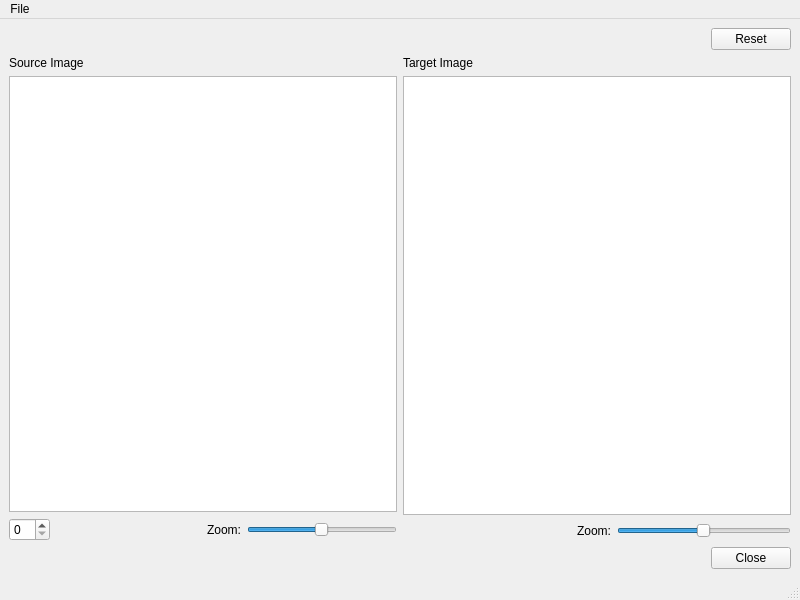
<?xml version="1.0" encoding="UTF-8"?>
<ui version="4.0">
 <class>MainWindow</class>
 <widget class="QMainWindow" name="MainWindow">
  <property name="geometry">
   <rect>
    <x>0</x>
    <y>0</y>
    <width>800</width>
    <height>600</height>
   </rect>
  </property>
  <property name="windowTitle">
   <string>Borack Vision</string>
  </property>
  <widget class="QWidget" name="centralwidget">
   <layout class="QVBoxLayout" name="verticalLayout_7">
    <item>
     <layout class="QHBoxLayout" name="horizontalLayout_5">
      <item>
       <spacer name="horizontalSpacer">
        <property name="orientation">
         <enum>Qt::Horizontal</enum>
        </property>
        <property name="sizeHint" stdset="0">
         <size>
          <width>40</width>
          <height>20</height>
         </size>
        </property>
       </spacer>
      </item>
      <item>
       <widget class="QPushButton" name="pushButton">
        <property name="text">
         <string>Reset</string>
        </property>
       </widget>
      </item>
     </layout>
    </item>
    <item>
     <layout class="QHBoxLayout" name="horizontalLayout_2">
      <item>
       <layout class="QVBoxLayout" name="verticalLayout_5">
        <item>
         <widget class="QLabel" name="label_3">
          <property name="text">
           <string>Source Image</string>
          </property>
         </widget>
        </item>
        <item>
         <widget class="CustomView" name="sourceView"/>
        </item>
        <item>
         <layout class="QHBoxLayout" name="horizontalLayout">
          <item>
           <widget class="QSpinBox" name="spinBox"/>
          </item>
          <item>
           <spacer name="horizontalSpacer_2">
            <property name="orientation">
             <enum>Qt::Horizontal</enum>
            </property>
            <property name="sizeHint" stdset="0">
             <size>
              <width>40</width>
              <height>20</height>
             </size>
            </property>
           </spacer>
          </item>
          <item>
           <widget class="QLabel" name="label">
            <property name="text">
             <string>Zoom:</string>
            </property>
           </widget>
          </item>
          <item>
           <widget class="QSlider" name="sourceZoom">
            <property name="minimum">
             <number>1</number>
            </property>
            <property name="maximum">
             <number>200</number>
            </property>
            <property name="singleStep">
             <number>1</number>
            </property>
            <property name="value">
             <number>100</number>
            </property>
            <property name="orientation">
             <enum>Qt::Horizontal</enum>
            </property>
            <property name="invertedAppearance">
             <bool>false</bool>
            </property>
            <property name="invertedControls">
             <bool>false</bool>
            </property>
           </widget>
          </item>
         </layout>
        </item>
       </layout>
      </item>
      <item>
       <layout class="QVBoxLayout" name="verticalLayout_6">
        <item>
         <widget class="QLabel" name="label_4">
          <property name="sizePolicy">
           <sizepolicy hsizetype="Preferred" vsizetype="Preferred">
            <horstretch>0</horstretch>
            <verstretch>0</verstretch>
           </sizepolicy>
          </property>
          <property name="text">
           <string>Target Image</string>
          </property>
         </widget>
        </item>
        <item>
         <widget class="CustomView" name="targetView"/>
        </item>
        <item>
         <layout class="QHBoxLayout" name="horizontalLayout_3">
          <item>
           <spacer name="horizontalSpacer_3">
            <property name="orientation">
             <enum>Qt::Horizontal</enum>
            </property>
            <property name="sizeHint" stdset="0">
             <size>
              <width>40</width>
              <height>20</height>
             </size>
            </property>
           </spacer>
          </item>
          <item>
           <widget class="QLabel" name="label_2">
            <property name="text">
             <string>Zoom:</string>
            </property>
           </widget>
          </item>
          <item>
           <widget class="QSlider" name="targetZoom">
            <property name="minimum">
             <number>1</number>
            </property>
            <property name="maximum">
             <number>200</number>
            </property>
            <property name="value">
             <number>100</number>
            </property>
            <property name="orientation">
             <enum>Qt::Horizontal</enum>
            </property>
           </widget>
          </item>
         </layout>
        </item>
       </layout>
      </item>
     </layout>
    </item>
    <item>
     <widget class="QDialogButtonBox" name="buttonBox">
      <property name="standardButtons">
       <set>QDialogButtonBox::Close</set>
      </property>
      <property name="centerButtons">
       <bool>false</bool>
      </property>
     </widget>
    </item>
   </layout>
  </widget>
  <widget class="QMenuBar" name="menubar">
   <property name="geometry">
    <rect>
     <x>0</x>
     <y>0</y>
     <width>800</width>
     <height>22</height>
    </rect>
   </property>
   <widget class="QMenu" name="menuFile">
    <property name="title">
     <string>File</string>
    </property>
    <addaction name="actionOpen_source"/>
    <addaction name="actionOpen_target"/>
   </widget>
   <addaction name="menuFile"/>
  </widget>
  <widget class="QStatusBar" name="statusbar"/>
  <action name="actionOpen_source">
   <property name="text">
    <string>Open source ...</string>
   </property>
  </action>
  <action name="actionOpen_target">
   <property name="text">
    <string>Open target ...</string>
   </property>
  </action>
 </widget>
 <customwidgets>
  <customwidget>
   <class>CustomView</class>
   <extends>QGraphicsView</extends>
   <header>customview.hpp</header>
  </customwidget>
 </customwidgets>
 <resources/>
 <connections/>
</ui>
